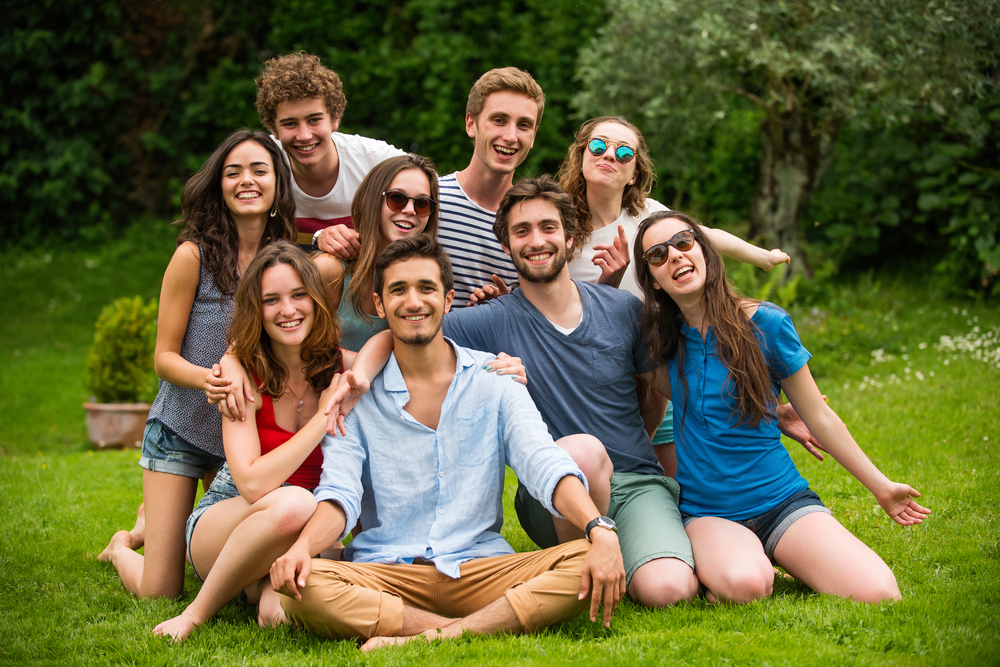
#> input picture Vison/logo.jpg, 1000 x 667 px, found by its file name
$ python face_detection.py
#> lines starting #> are read from the running program, lines starting #| are printed output that depends on the picture; after the words box and inside, x2 and y2 are one past the last pixel; in counts of white or black regions, pixels touching at a corner belong together
import cv2 as cv
import matplotlib.pyplot as plt
import os
import numpy

#load image
image_path = 'Vison/logo.jpg'


image = cv.imread(image_path,cv.IMREAD_COLOR)
#> image is the input picture: shape (667, 1000, 3); mean B, G, R 61.5, 102.6, 102
#print(os.path.isfile(image_path))

# cv.imshow("Image", image)
#convert image to grayscale image
gray_image = cv.cvtColor(image, cv.COLOR_BGR2GRAY)
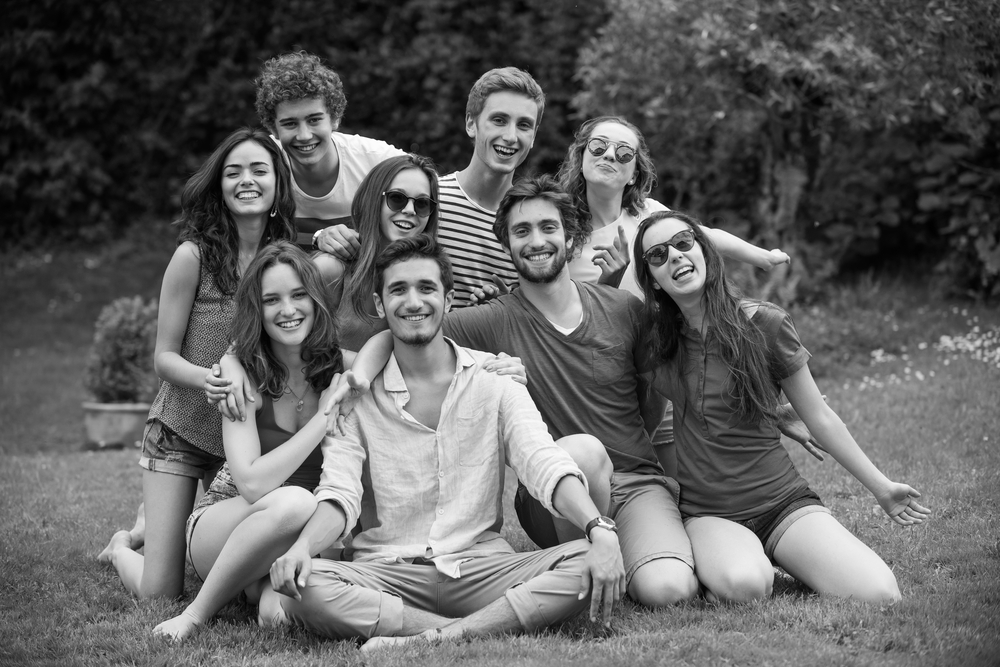
#> gray_image: shape (667, 1000); min 0, max 255, mean 97.7

# cv.imshow("Gray Image", gray_image)  #to show the gray image

#read the harr_face_detect_classifier.xml
harr_cascade = cv.CascadeClassifier("Vison\haar.xml")

face_cords = harr_cascade.detectMultiScale(gray_image, scaleFactor=1.1, minNeighbors=1 )
#> face_cords = 18 rows, first 6: [426, 100, 28, 28], [284, 384, 33, 33], [571, 54, 31, 31], [727, 8, 37, 37], [213, 143, 69, 69], [373, 175, 73, 73]

for x, y, w, h in face_cords:
    cv.rectangle(image, (x,y), (x+w, y+h), (255, 0,0), thickness=2)
    cv.line(image,(10,10),(100,100),(255,0,0),2)
#> this loop made 18 passes
#> (x, y, w, h) on passes 1 to 12: (426, 100, 28, 28), (284, 384, 33, 33), (571, 54, 31, 31), (727, 8, 37, 37), (213, 143, 69, 69), (373, 175, 73, 73), (250, 271, 69, 69), (449, 349, 55, 55), (266, 94, 71, 71), (497, 198, 78, 78), (259, 298, 61, 61), (468, 92, 78, 78)
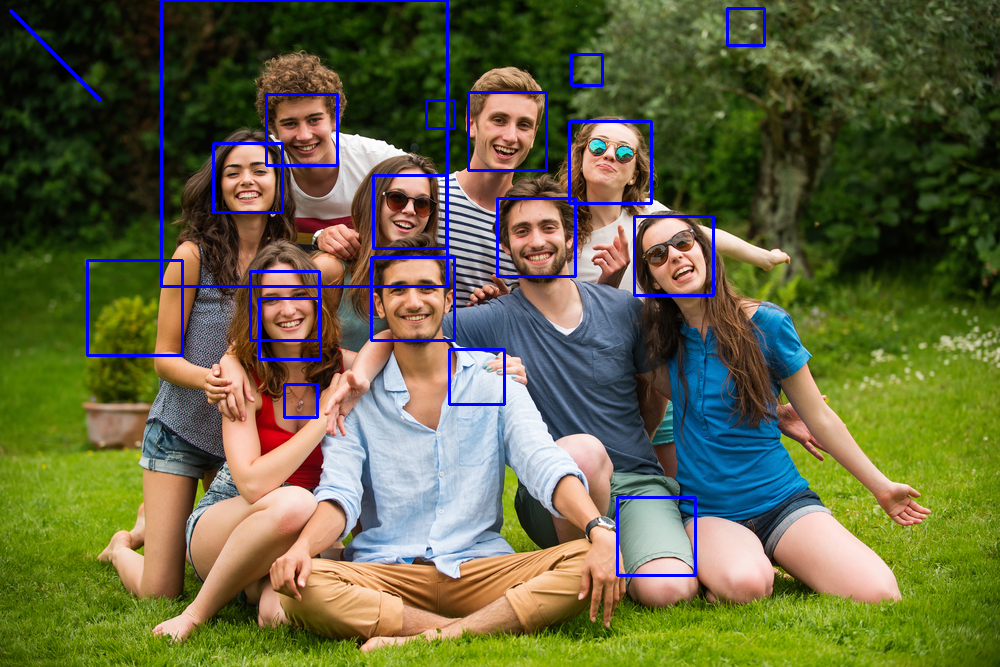
#> image: shape (667, 1000, 3); 2.45% of pixels changed, all inside (x1, y1, x2, y2) = (9, 0, 766, 577)

#show image
cv.imshow("Face Detect", image)

cv.waitKey(0)
